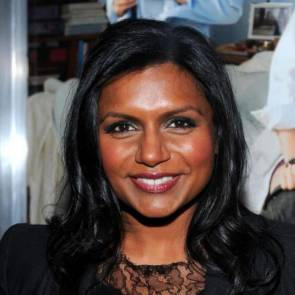
#> input picture project/dataset/person_1/httpgonetworthcomwpcontentuploadsthumbsjpg.jpg, 295 x 295 px; its folder holds only this picture in this run
$ python trainer.py
#> lines starting #> are read from the running program, lines starting #| are printed output that depends on the picture
import cv2
import os
import numpy as np
from PIL import Image, ImageEnhance
import sys

# Cấu hình encoding cho Windows
if sys.platform == 'win32':
    sys.stdout.reconfigure(encoding='utf-8')

# Khởi tạo LBPH Face Recognizer với tham số tối ưu
# radius=2, neighbors=8, grid_x=8, grid_y=8 cho độ chính xác cao hơn
recognizer = cv2.face.LBPHFaceRecognizer_create(radius=2, neighbors=8, grid_x=8, grid_y=8)

# Load Haar Cascade để phát hiện khuôn mặt
face_cascade = cv2.CascadeClassifier('haarcascade_frontalface_default.xml')

# Đường dẫn đến thư mục dataset
dataset_path = 'dataset'

def augment_image(img_numpy):
    """
    Tăng cường dữ liệu bằng cách tạo các biến thể của ảnh
    """
    augmented = [img_numpy]  # Ảnh gốc

    # Lật ngang (mirror)
    flipped = cv2.flip(img_numpy, 1)
    augmented.append(flipped)

    # Điều chỉnh độ sáng
    bright = cv2.convertScaleAbs(img_numpy, alpha=1.1, beta=10)
    dark = cv2.convertScaleAbs(img_numpy, alpha=0.9, beta=-10)
    augmented.append(bright)
    augmented.append(dark)

    return augmented

def preprocess_face(face_img, target_size=(200, 200)):
    """
    Tiền xử lý khuôn mặt: resize, histogram equalization
    """
    # Resize về kích thước chuẩn
    face_resized = cv2.resize(face_img, target_size)

    # Histogram Equalization để cân bằng độ sáng
    face_equalized = cv2.equalizeHist(face_resized)

    # Gaussian blur nhẹ để giảm noise
    face_blurred = cv2.GaussianBlur(face_equalized, (5, 5), 0)

    return face_blurred

def get_images_and_labels(path):
    """
    Đọc tất cả ảnh từ dataset và trích xuất khuôn mặt

    Args:
        path: Đường dẫn đến thư mục dataset

    Returns:
        faces: Danh sách các ảnh khuôn mặt
        labels: Danh sách các label tương ứng
    """
#> called with path = 'dataset'
    image_paths = []
    faces = []
    labels = []

    # Lấy danh sách các thư mục người (person_1, person_2, ...)
    person_dirs = [d for d in os.listdir(path) if os.path.isdir(os.path.join(path, d))]

    print(f"Tìm thấy {len(person_dirs)} người trong dataset")

    # Duyệt qua từng thư mục người
    for person_dir in person_dirs:
        # Lấy ID từ tên thư mục (person_1 -> 1, person_2 -> 2, ...)
        try:
            person_id = int(person_dir.split('_')[1])
        except:
            print(f"Bỏ qua thư mục: {person_dir}")
            continue

        person_path = os.path.join(path, person_dir)

        # Lấy tất cả file ảnh trong thư mục
        image_files = [f for f in os.listdir(person_path) if f.endswith(('.jpg', '.jpeg', '.png'))]
        print(f"Person {person_id}: {len(image_files)} ảnh")

        # Duyệt qua từng ảnh
        for image_file in image_files:
            image_path = os.path.join(person_path, image_file)

            try:
                # Đọc ảnh và chuyển sang grayscale
                pil_image = Image.open(image_path).convert('L')  # L = grayscale
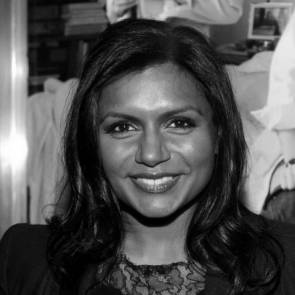
#> pil_image: PIL image 295x295 L; min 0, max 255, mean 81.5
                img_numpy = np.array(pil_image, 'uint8')

                # Phát hiện khuôn mặt với nhiều scale khác nhau
                detected_faces = face_cascade.detectMultiScale(
                    img_numpy,
                    scaleFactor=1.1,  # Tăng độ nhạy
                    minNeighbors=4,    # Giảm để detect tốt hơn
                    minSize=(50, 50)   # Kích thước tối thiểu
                )
#> detected_faces = [[82, 72, 138, 138]]

                # Lấy khuôn mặt đầu tiên (nếu có)
                for (x, y, w, h) in detected_faces:
                    # Trích xuất khuôn mặt
                    face_roi = img_numpy[y:y+h, x:x+w]

                    # Tiền xử lý khuôn mặt
                    face_processed = preprocess_face(face_roi)

                    # Thêm ảnh gốc đã xử lý
                    faces.append(face_processed)
                    labels.append(person_id)

                    # Data augmentation - tạo thêm các biến thể
                    augmented_faces = augment_image(face_processed)
                    for aug_face in augmented_faces[1:]:  # Bỏ ảnh gốc (đã thêm rồi)
                        faces.append(aug_face)
                        labels.append(person_id)

                    break  # Chỉ lấy khuôn mặt đầu tiên
#> this loop made 1 pass
#> pass 1, in get_images_and_labels, `face_roi = img_numpy[y:y+h, x:x+w]`:
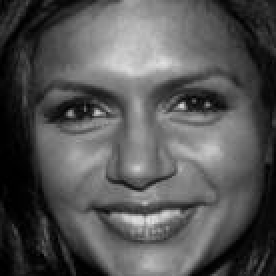
#> face_roi: shape (138, 138) (shown 2 times larger); min 0, max 225, mean 84.4
#> pass 1, in preprocess_face, `face_equalized = cv2.equalizeHist(face_resized)`:
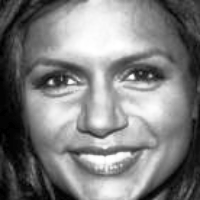
#> face_equalized: shape (200, 200); min 0, max 255, mean 127.6
#> after the loop, faces = 4 items; labels = [1, 1, 1, 1]

            except Exception as e:
                print(f"Lỗi khi xử lý ảnh {image_path}: {str(e)}")
                continue
#> pass 2 of the loop in get_images_and_labels, `for person_dir in person_dirs:`:
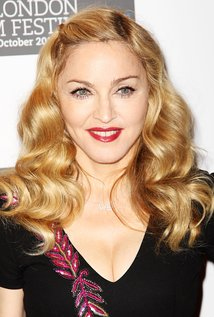
#> input picture project/dataset/person_2/httpiamediaimdbcomimagesMMVBMTANDQNTAxNDVeQTJeQWpwZBbWUMDIMjQOTYVUXCRALjpg.jpg, 214 x 317 px
#> in get_images_and_labels, `pil_image = Image.open(image_path).convert('L')`:
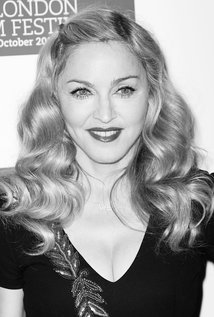
#> pil_image: PIL image 214x317 L; min 1, max 255, mean 147.8
#> detected_faces = [[48, 49, 112, 112], [9, 87, 139, 139]]
#> the loop in get_images_and_labels, `for (x, y, w, h) in detected_faces:` made 1 pass
#> pass 1, in preprocess_face (call 2), `face_equalized = cv2.equalizeHist(face_resized)`:
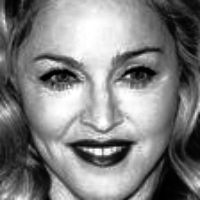
#> face_equalized: shape (200, 200); min 0, max 255, mean 128.5
#> after the loop in get_images_and_labels, `for (x, y, w, h) in detected_faces:`: faces = 8 items; labels = [1, 1, 1, 1, 2, 2, 2, 2]

    print(f"\nTổng cộng: {len(faces)} khuôn mặt được trích xuất (bao gồm augmentation)")
    print(f"Số ảnh gốc trung bình mỗi người: ~{len(faces) // (len(set(labels)) * 4) if len(set(labels)) > 0 else 0}")
    return faces, labels

# Main training process
if __name__ == "__main__":
    print("=" * 50)
    print("BẮT ĐẦU HUẤN LUYỆN MÔ HÌNH NHẬN DIỆN KHUÔN MẶT")
    print("=" * 50)
    print()

    # Kiểm tra thư mục dataset có tồn tại không
    if not os.path.exists(dataset_path):
        print(f"Lỗi: Không tìm thấy thư mục {dataset_path}")
        exit()

    # Lấy dữ liệu huấn luyện
    print("Đang đọc và xử lý ảnh từ dataset...")
    faces, labels = get_images_and_labels(dataset_path)

    if len(faces) == 0:
        print("Lỗi: Không tìm thấy khuôn mặt nào trong dataset")
        exit()

    # Huấn luyện model
    print("\nĐang huấn luyện mô hình...")
    recognizer.train(faces, np.array(labels))

    # Lưu model vào file trainer.yml
    output_file = 'trainer.yml'
    recognizer.save(output_file)

    print(f"\n✓ Hoàn thành! Mô hình đã được lưu vào: {output_file}")
    print(f"✓ Số lượng khuôn mặt đã huấn luyện: {len(faces)}")
    print(f"✓ Số lượng người: {len(set(labels))}")
    print("=" * 50)
